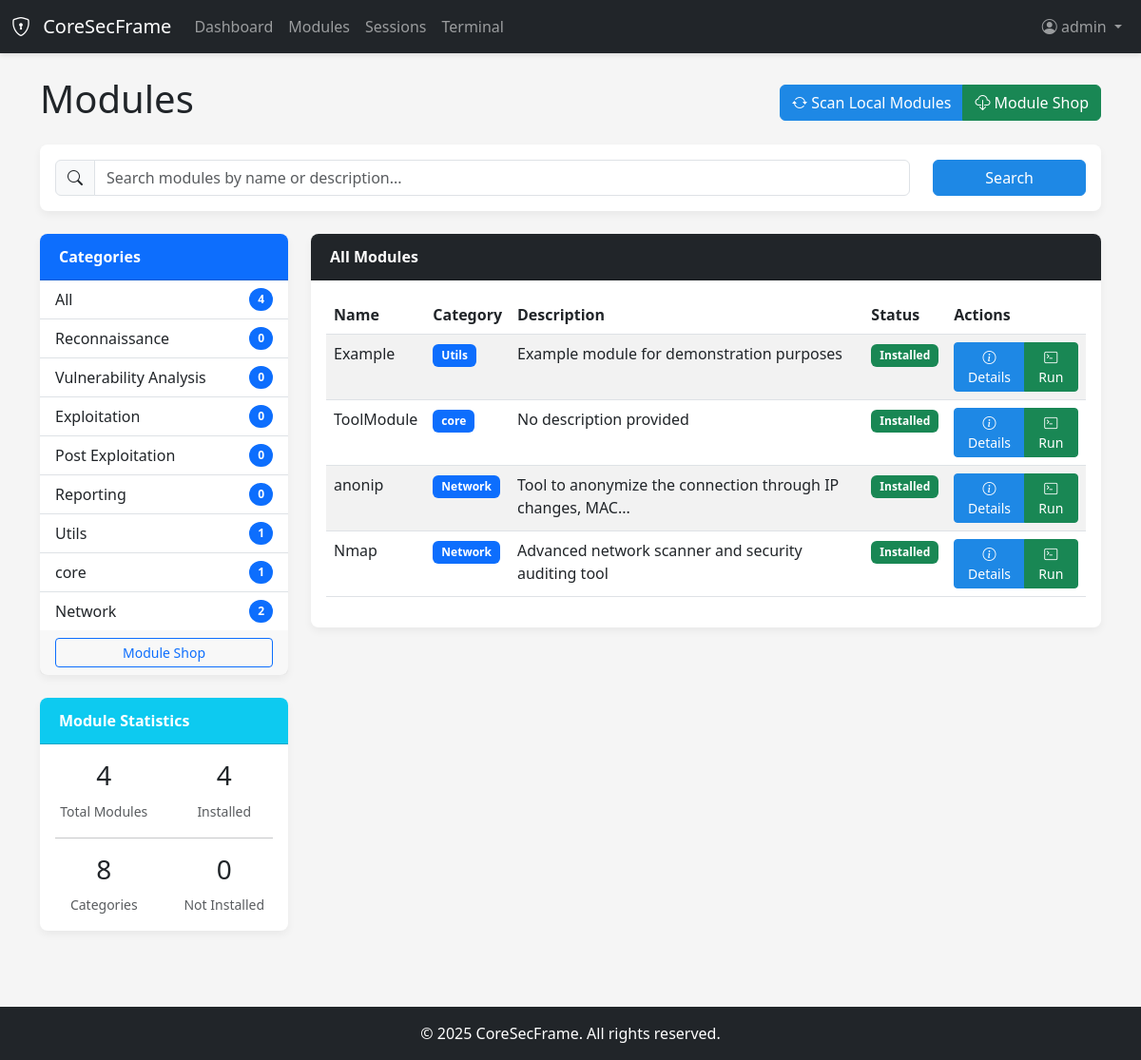
The app's page /modules/ (signed in) with its own data.
### app/auth/models.py (models this page shows, shortened)
class User(UserMixin, db.Model):
    id = db.Column(db.Integer, primary_key=True)
    username = db.Column(db.String(64), index=True, unique=True)
    email = db.Column(db.String(120), index=True, unique=True)
    password_hash = db.Column(db.String(128))
    role = db.Column(db.String(20), default='user')  # 'admin' or 'user'
    created_at = db.Column(db.DateTime, default=datetime.utcnow)
    last_login = db.Column(db.DateTime, nullable=True)
    def is_admin(self):
        return self.role == 'admin'

### app/modules/models.py (models this page shows, shortened)
class ModuleCategory(db.Model):
    id = db.Column(db.Integer, primary_key=True)
    name = db.Column(db.String(64), index=True, unique=True)
    description = db.Column(db.Text, nullable=True)
    created_at = db.Column(db.DateTime, default=datetime.utcnow)

class Module(db.Model):
    id = db.Column(db.Integer, primary_key=True)
    name = db.Column(db.String(64), index=True, unique=True)
    description = db.Column(db.Text)
    category = db.Column(db.String(64), index=True)
    command = db.Column(db.String(128))
    remote_url = db.Column(db.String(256), nullable=True)
    local_path = db.Column(db.String(256))
    installed = db.Column(db.Boolean, default=False)
    installed_date = db.Column(db.DateTime, nullable=True)
    last_used = db.Column(db.DateTime, nullable=True)
    created_at = db.Column(db.DateTime, default=datetime.utcnow)
    updated_at = db.Column(db.DateTime, default=datetime.utcnow, onupdate=datetime.utcnow)

### app/modules/routes.py (the view)
@modules_bp.route('/')
@login_required
def index():
    modules = Module.query.all()
    categories = ModuleCategory.query.all()
    installed_modules = Module.query.filter_by(installed=True).count()
    total_modules = len(modules)
    return render_template(
        'modules/index.html',
        title='Modules',
        modules=modules,
        categories=categories,
        installed_modules=installed_modules,
        total_modules=total_modules
    )

### app/auth/models.py (called while the page is built)
@login_manager.user_loader
def load_user(id):
    return User.query.get(int(id))

### app/templates/modules/index.html (shortened to what this page needs)
{% extends "base.html" %}
{% block content %}
<div class="row mb-3">
    <div class="col-md-12 d-flex justify-content-between align-items-center">
        <h1>Modules</h1>
        <div class="btn-group" role="group">
            <a href="{{ url_for('modules.scan') }}" class="btn btn-primary">
                <i class="bi bi-arrow-repeat"></i> Scan Local Modules
            </a>
            <a href="{{ url_for('modules.shop') }}" class="btn btn-success">
                <i class="bi bi-cloud-download"></i> Module Shop
            </a>
        </div>
    </div>
</div>
<div class="row">
    <div class="col-md-12">
        <div class="card mb-4">
            <div class="card-body">
                <form action="{{ url_for('modules.search') }}" method="get" class="row align-items-center">
                    <div class="col-md-10">
                        <div class="input-group">
                            <span class="input-group-text"><i class="bi bi-search"></i></span>
                            <input type="text" name="q" class="form-control" placeholder="Search modules by name or description...">
                        </div>
                    </div>
                    <div class="col-md-2">
                        <button type="submit" class="btn btn-primary w-100">Search</button>
                    </div>
                </form>
            </div>
        </div>
    </div>
</div>
<div class="row">
    <div class="col-md-3">
        <div class="card mb-4">
            <div class="card-header bg-primary text-white">
                Categories
            </div>
            <div class="list-group list-group-flush">
                <a href="{{ url_for('modules.index') }}" class="list-group-item list-group-item-action d-flex justify-content-between align-items-center">
                    All
                    <span class="badge bg-primary rounded-pill">{{ total_modules }}</span>
                </a>
                {% for category in categories %}
                <a href="{{ url_for('modules.category', name=category.name) }}" class="list-group-item list-group-item-action d-flex justify-content-between align-items-center">
                    {{ category.name }}
                    <span class="badge bg-primary rounded-pill">
                        {{ modules|selectattr('category', 'equalto', category.name)|list|length }}
                    </span>
                </a>
                {% endfor %}
            </div>
            <div class="card-footer">
                <div class="d-grid">
                    <a href="{{ url_for('modules.shop') }}" class="btn btn-sm btn-outline-primary">Module Shop</a>
                </div>
            </div>
        </div>
        <div class="card">
            <div class="card-header bg-info text-white">
                Module Statistics
            </div>
            <div class="card-body">
                <div class="row text-center">
                    <div class="col-6">
                        <h3>{{ total_modules }}</h3>
                        <small class="text-muted">Total Modules</small>
                    </div>
                    <div class="col-6">
                        <h3>{{ installed_modules }}</h3>
                        <small class="text-muted">Installed</small>
                    </div>
                </div>
                <hr>
                <div class="row text-center">
                    <div class="col-6">
                        <h3>{{ categories|length }}</h3>
                        <small class="text-muted">Categories</small>
                    </div>
                    <div class="col-6">
                        <h3>{{ total_modules - installed_modules }}</h3>
                        <small class="text-muted">Not Installed</small>
                    </div>
                </div>
            </div>
        </div>
    </div>
    <div class="col-md-9">
        <div class="card">
            <div class="card-header bg-dark text-white">
                All Modules
            </div>
            <div class="card-body">
                <div class="table-responsive">
                    <table class="table table-striped table-hover">
                        <thead>
                            <tr>
                                <th>Name</th>
                                <th>Category</th>
                                <th>Description</th>
                                <th>Status</th>
                                <th>Actions</th>
                            </tr>
                        </thead>
                        <tbody>
                            {% for module in modules %}
                            <tr>
                                <td>{{ module.name }}</td>
                                <td>
                                    <a href="{{ url_for('modules.category', name=module.category) }}" class="badge bg-primary text-decoration-none">
                                        {{ module.category }}
                                    </a>
                                </td>
                                <td>{{ module.description|truncate(60) }}</td>
                                <td>
                                    {% if module.installed %}
                                    <span class="badge bg-success">Installed</span>
                                    {% else %}
                                    <span class="badge bg-danger">Not Installed</span>
                                    {% endif %}
                                </td>
                                <td>
                                    <div class="btn-group" role="group">
                                        <a href="{{ url_for('modules.view', id=module.id) }}" class="btn btn-sm btn-primary">
                                            <i class="bi bi-info-circle"></i> Details
                                        </a>
                                        {% if module.installed %}
                                        <a href="{{ url_for('terminal.new') }}?module={{ module.name }}" class="btn btn-sm btn-success">
                                            <i class="bi bi-terminal"></i> Run
                                        </a>
                                        {% endif %}
                                    </div>
                                </td>
                            </tr>
                            {% else %}
                            <tr>
                                <td colspan="5" class="text-center">No modules found</td>
                            </tr>
                            {% endfor %}
                        </tbody>
                    </table>
                </div>
            </div>
        </div>
    </div>
</div>
{% endblock %}

### app/templates/base.html (shortened to what this page needs)
<!DOCTYPE html>
<html lang="en">
<head>
    <link href="https://cdn.jsdelivr.net/npm/bootstrap@5.3.0-alpha1/dist/css/bootstrap.min.css" rel="stylesheet">
    <link rel="stylesheet" href="https://cdn.jsdelivr.net/npm/bootstrap-icons@1.10.3/font/bootstrap-icons.css">
    <link rel="stylesheet" href="{{ url_for('static', filename='css/styles.css') }}">
</head>
<body class="d-flex flex-column min-vh-100">
    <body class="d-flex flex-column min-vh-100">
        <header>
            <nav class="navbar navbar-expand-lg navbar-dark bg-dark">
                <div class="container-fluid">
                    <a class="navbar-brand" href="{{ url_for('core.index') }}">
                        <i class="bi bi-shield-lock me-2"></i>
                        CoreSecFrame
                    </a>
                    <div class="collapse navbar-collapse" id="navbarNav">
                        <ul class="navbar-nav me-auto">
                            {% if current_user.is_authenticated %}
                            <li class="nav-item">
                                <a class="nav-link" href="{{ url_for('core.dashboard') }}">Dashboard</a>
                            </li>
                            <li class="nav-item">
                                <a class="nav-link" href="{{ url_for('modules.index') }}">Modules</a>
                            </li>
                            <li class="nav-item">
                                <a class="nav-link" href="{{ url_for('sessions.index') }}">Sessions</a>
                            </li>
                            <li class="nav-item">
                                <a class="nav-link" href="{{ url_for('terminal.index') }}">Terminal</a>
                            </li>
                            {% endif %}
                        </ul>
                        <ul class="navbar-nav ms-auto">
                            {% if current_user.is_authenticated %}
                            <li class="nav-item dropdown">
                                <a class="nav-link dropdown-toggle" href="#" id="navbarDropdown" role="button"
                                    data-bs-toggle="dropdown">
                                    <i class="bi bi-person-circle"></i> {{ current_user.username }}
                                </a>
                            </li>
                            {% endif %}
                        </ul>
                    </div>
                </div>
            </nav>
        </header>
        <main class="flex-grow-1">
            <div class="container mt-4">
                {% block content %}{% endblock %}
            </div>
        </main>
        <footer class="bg-dark text-white mt-4 py-3">
            <div class="container text-center">
                <span>&copy; 2025 CoreSecFrame. All rights reserved.</span>
            </div>
        </footer>
    </body>
</html>

### app/static/css/styles.css (style rules this page uses)
:root { --primary-color: #1e88e5; --primary-dark: #1565c0; --primary-light: #64b5f6; --secondary-color: #6c757d; --success-color: #28a745; --danger-color: #dc3545; --warning-color: #ffc107; --info-color: #17a2b8; --dark-color: #343a40; --light-color: #f8f9fa; }
body { min-height: 100vh; display: flex; flex-direction: column; background-color: #f5f5f5; }
main { flex: 1; margin-bottom: 2rem; }
.navbar { box-shadow: 0 2px 5px rgba(0, 0, 0, 0.1); }
.card { border: none; border-radius: 0.5rem; box-shadow: 0 4px 8px rgba(0, 0, 0, 0.05); margin-bottom: 1.5rem; }
.card-header { border-radius: 0.5rem 0.5rem 0 0 !important; padding: 0.75rem 1.25rem; font-weight: bold; }
.badge { padding: 0.5em 0.75em; }
.btn-primary { background-color: var(--primary-color); border-color: var(--primary-color); }

### records on screen
User: username "admin"
ModuleCategory: name "Reconnaissance", name "0"
ModuleCategory: name "Vulnerability Analysis", name "0"
ModuleCategory: name "Exploitation", name "0"
ModuleCategory: name "Post Exploitation", name "0"
ModuleCategory: name "Reporting", name "0"
ModuleCategory: name "Utils", name "1"
ModuleCategory: name "core", name "1"
ModuleCategory: name "Network", name "2"
Module: name "Example", category "Utils", description "Example module for demonstration purposes", installed "Installed"
Module: name "ToolModule", category "core", description "No description provided", installed "Installed"
Module: name "anonip", category "Network", description "Tool to anonymize the connection through IP changes, MAC...", installed "Installed"
Module: name "Nmap", category "Network", description "Advanced network scanner and security auditing tool", installed "Installed"

### other values on screen
{{ total_modules }} "4"
{{ installed_modules }} "4"
{{ categories|length }} "8"
{{ total_modules - installed_modules }} "0"
